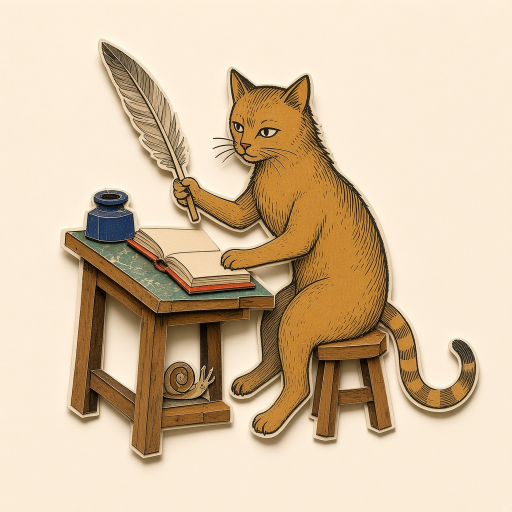
#> input picture tools/art-src/cat-collage-v3.jpg, 1024 x 1024 px (shown at 1/2 size)
$ python cut_collage.py
#> lines starting #> are read from the running program, lines starting #| are printed output that depends on the picture; after the words box and inside, x2 and y2 are one past the last pixel; in counts of white or black regions, pixels touching at a corner belong together
"""Cut the locked v3 collage into crude stop-motion pieces.

This deliberately keeps the raster engraving and real paper edge. OpenCV is
only used to remove each moving piece from a clean plate; no smoothing or
redrawing is applied.
"""
from pathlib import Path

import cv2
import numpy as np
from PIL import Image

HERE = Path(__file__).parent
SRC = HERE / "cat-collage-v3.jpg"
OUT = HERE / "collage-parts"
OUT.mkdir(exist_ok=True)

# Separate polygons avoid taking the large empty wedge between quill and arm.
PARTS = {
    "writing": [
        [(181, 42), (250, 72), (285, 250), (331, 405), (319, 466), (294, 421), (245, 286), (166, 95)],
        [(313, 349), (366, 344), (430, 378), (543, 411), (527, 452), (467, 466), (369, 466), (322, 435)],
    ],
    "tail": [
        [(769, 596), (830, 606), (865, 646), (902, 671), (948, 664), (972, 702),
         (965, 771), (928, 810), (870, 829), (816, 805), (792, 755), (783, 685)],
    ],
}

bgr = cv2.imread(str(SRC))
#> bgr is the input picture: shape (1024, 1024, 3); mean B, G, R 164.6, 193.6, 216
rgb = cv2.cvtColor(bgr, cv2.COLOR_BGR2RGB)
h, w = bgr.shape[:2]
#> h = 1024; w = 1024

# The corners are all untouched parchment. Their median is a reliable local
# paper colour for removing empty space inside each hand-drawn polygon.
corner = np.concatenate([
    rgb[:80, :80].reshape(-1, 3),
    rgb[:80, -80:].reshape(-1, 3),
    rgb[-80:, :80].reshape(-1, 3),
    rgb[-80:, -80:].reshape(-1, 3),
])
paper = np.median(corner, axis=0)
#> paper = [252, 237, 216]
distance = np.linalg.norm(rgb.astype(np.float32) - paper, axis=2)

plate = rgb.copy()
erase_masks = {}
for name, polygons in PARTS.items():
    region = np.zeros((h, w), np.uint8)
    for points in polygons:
        cv2.fillPoly(region, [np.array(points, np.int32)], 255)

    # Keep engraved/cut paper and its small edge shadow, but not the untouched
    # background enclosed by the rough selection.
    alpha = np.where((region > 0) & (distance > 10), 255, 0).astype(np.uint8)
    alpha = cv2.morphologyEx(alpha, cv2.MORPH_CLOSE, np.ones((5, 5), np.uint8))
    alpha = cv2.dilate(alpha, np.ones((3, 3), np.uint8), iterations=1)

    rgba = np.dstack([rgb, alpha])
    Image.fromarray(rgba).save(OUT / f"{name}.png")

    erase_masks[name] = cv2.dilate(alpha, np.ones((5, 5), np.uint8), iterations=1)
#> this loop made 2 passes
#> pass 1, `alpha = np.where((region > 0) & (distance > 10), 255, 0).astype(np.uin..`:
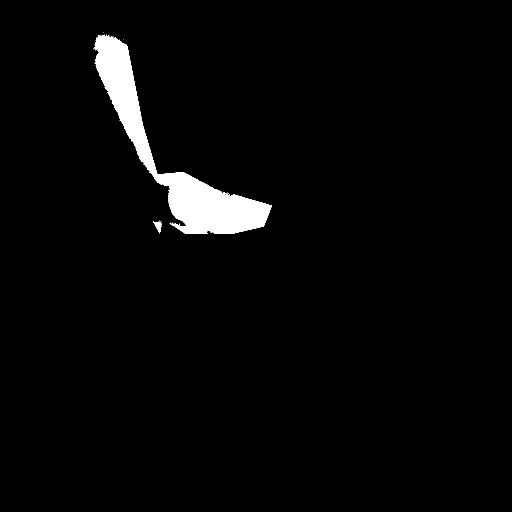
#> alpha: shape (1024, 1024) (shown at 1/2 size); 2.9% white; 13 white regions (9 under 20 px), largest, box (x1, y1, x2, y2) and area: (187, 69, 544, 467) 29862, (306, 443, 324, 451) 103, (311, 452, 323, 467) 95, (339, 445, 360, 452) 67
#> after the loop: alpha: shape (1024, 1024); 2.1% white; 3 white regions (2 under 20 px), largest, box (x1, y1, x2, y2) and area: (768, 595, 968, 831) 22326
#> after the loop: region: shape (1024, 1024); 2.9% white; 1 white region, box (x1, y1, x2, y2) and area: (769, 596, 973, 830) 30512
#> after the loop:
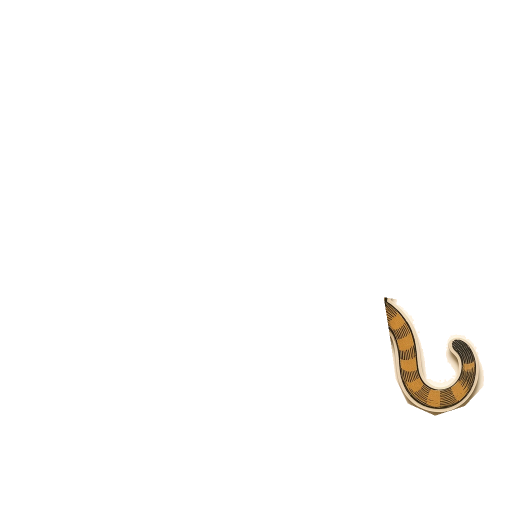
#> rgba: shape (1024, 1024, 4) (shown at 1/2 size); mean R, G, B, A 216, 193.6, 164.6, 5.4; transparent parts drawn white
#> after the loop, erase_masks = 2 items

# Fit the empty parchment as a smooth quadratic surface. This avoids the
# stretched smears that generic inpainting creates behind a large feather.
yy, xx = np.mgrid[0:h, 0:w]
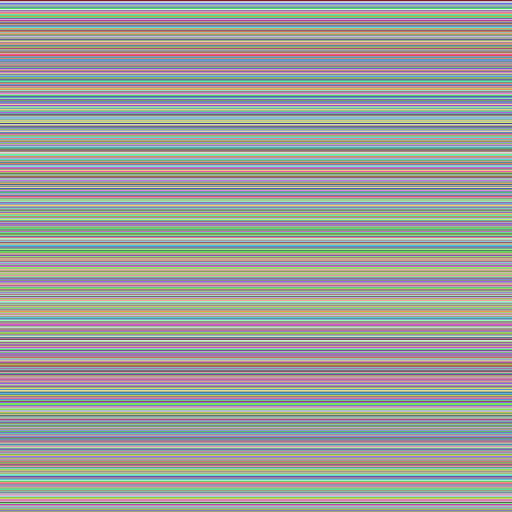
#> yy: shape (1024, 1024) int64 (shown at 1/2 size); 1024 distinct labels, from 0 to 1023; one colour per label, 0 black
known_paper = distance < 16
#> known_paper: shape (1024, 1024) bool; 62.1% white; 159 black regions (157 under 20 px), largest, box (x1, y1, x2, y2) and area: (117, 75, 966, 946) 397579, (530, 164, 545, 167) 26
sample = known_paper & ((xx % 8 == 0) & (yy % 8 == 0))
#> sample: shape (1024, 1024) bool; 0.97% white in thin lines or dots
features = np.column_stack([
    np.ones(sample.sum()),
    xx[sample] / w, yy[sample] / h,
    (xx[sample] / w) ** 2, (yy[sample] / h) ** 2,
    (xx[sample] * yy[sample]) / (w * h),
])
all_features = np.column_stack([
    np.ones(h * w),
    xx.ravel() / w, yy.ravel() / h,
    (xx.ravel() / w) ** 2, (yy.ravel() / h) ** 2,
    (xx.ravel() * yy.ravel()) / (w * h),
])
background = np.empty_like(rgb)
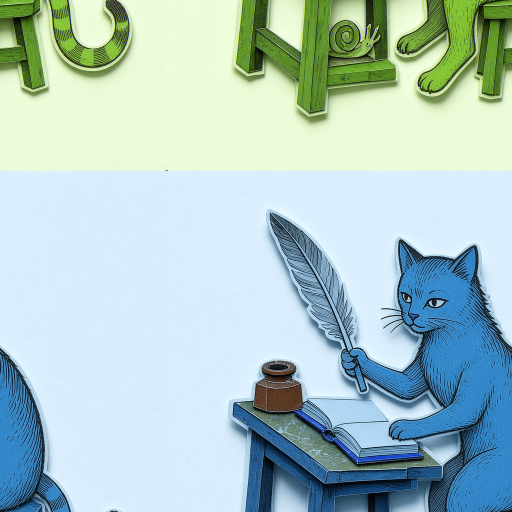
#> background: shape (1024, 1024, 3) (shown at 1/2 size); mean R, G, B 173.9, 201, 199.3
for channel in range(3):
    coefficients, *_ = np.linalg.lstsq(features, rgb[..., channel][sample], rcond=None)
    background[..., channel] = np.clip(all_features @ coefficients, 0, 255).reshape(h, w)
#> this loop made 3 passes
#> coefficients on passes 1 to 3: [252.9, 0.736, -2.5, -1.69, 0.4, 0.196], [238, 1.37, -2.22, -2.6, -0.261, 0.557], [218.2, 1.61, -2.49, -3.36, -0.527, 0.925]
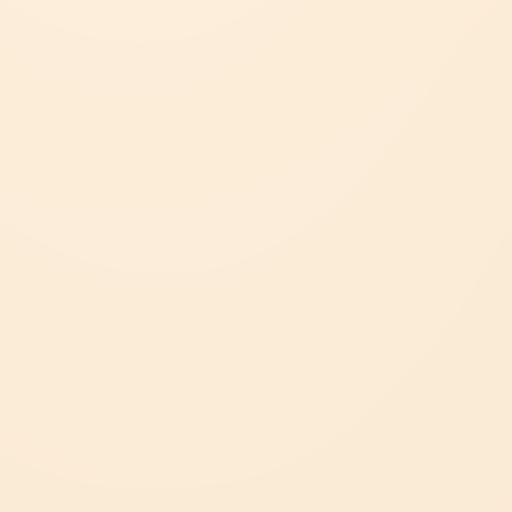
#> background: shape (1024, 1024, 3) (shown at 1/2 size); mean R, G, B 251.1, 236.2, 216.2

for erase in erase_masks.values():
    plate[erase > 0] = background[erase > 0]
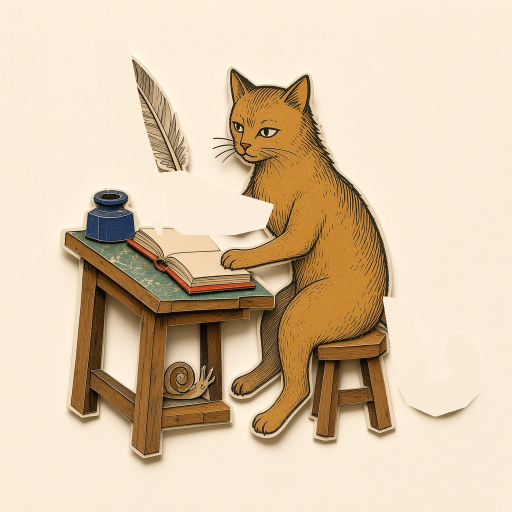
#> plate: shape (1024, 1024, 3) (shown at 1/2 size); mean R, G, B 220.1, 198.5, 170.5

# Hidden ochre overlap under the two hinges. It is normally covered completely;
# it only prevents a cream crack when a cutout rocks by a few degrees.
fur = tuple(int(v) for v in np.median(rgb[340:410, 560:650], axis=(0, 1)))
#> fur = (201, 136, 52)
cv2.fillPoly(plate, [np.array([(500, 390), (534, 404), (538, 435), (512, 455), (490, 430)], np.int32)], fur)
cv2.fillPoly(plate, [np.array([(772, 603), (806, 610), (819, 641), (797, 660), (778, 638)], np.int32)], fur)
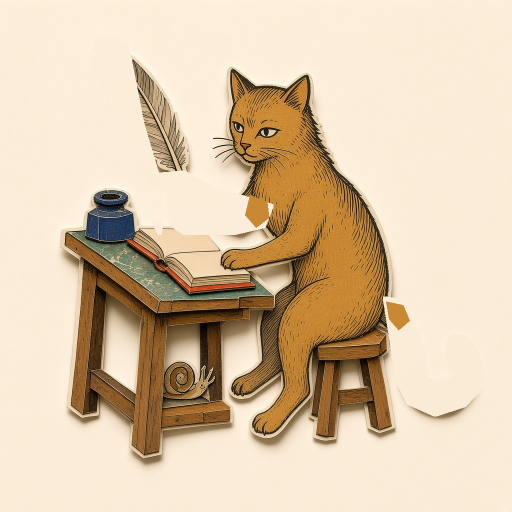
#> plate: shape (1024, 1024, 3) (shown at 1/2 size); mean R, G, B 220, 198.1, 169.9

Image.fromarray(plate).save(OUT / "plate.jpg", quality=94)
print("paper", paper.astype(int).tolist())
#| paper [252, 237, 216]
print("wrote", sorted(p.name for p in OUT.iterdir()))

$ run again, with tools/art-src/cat-desk-writing-v2-color.jpg copied over tools/art-src/cat-collage-v3.jpg
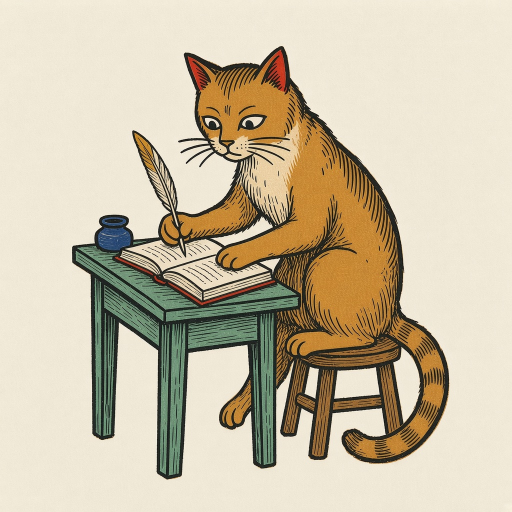
#> input picture tools/art-src/cat-desk-writing-v2-color.jpg, 1024 x 1024 px (shown at 1/2 size)
#> bgr is the input picture: shape (1024, 1024, 3); mean B, G, R 166.8, 191.4, 202.8
#> paper = [241, 234, 216]
#> after the loop `for name, polygons in PARTS.items():`:
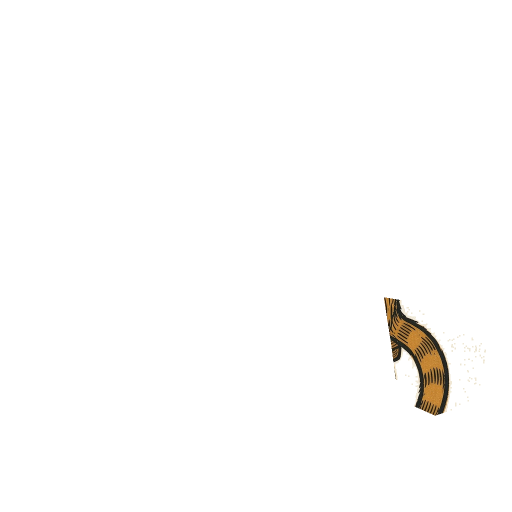
#> rgba: shape (1024, 1024, 4) (shown at 1/2 size); mean R, G, B, A 202.8, 191.4, 166.8, 4.1; transparent parts drawn white
#> after the loop `for name, polygons in PARTS.items():`: erase_masks = 2 items
#> yy: shape (1024, 1024) int64; 1024 distinct labels, from 0 to 1023
#> known_paper: shape (1024, 1024) bool; 67.3% white; 184 black regions (183 under 20 px), largest, box (x1, y1, x2, y2) and area: (143, 92, 900, 960) 342460
#> sample: shape (1024, 1024) bool; 1% white in thin lines or dots
#> the loop `for channel in range(3):` made 3 passes
#> coefficients on passes 1 to 3: [240.8, -1.7, -4.06, 2.02, 3.13, -0.0129], [234, -2.86, -4.89, 3.23, 4.01, -0.251], [215.9, -2.47, -4.61, 2.89, 3.8, -0.326]
#> the loop `for erase in erase_masks.values():` made 2 passes
#> fur = (202, 139, 55)
#> `cv2.fillPoly(plate, [np.array([(772, 603), (806, 610), (819, 641), (79..`:
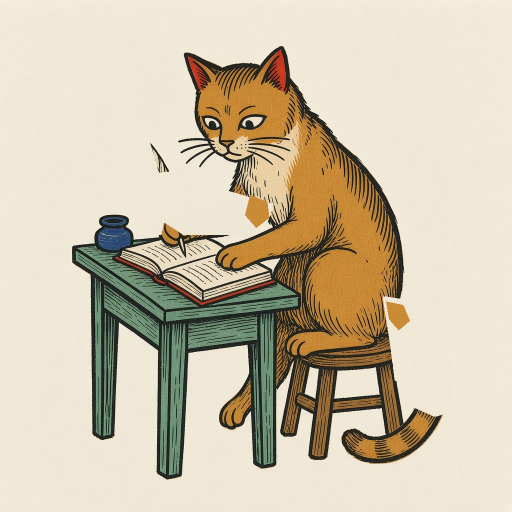
#> plate: shape (1024, 1024, 3) (shown at 1/2 size); mean R, G, B 206, 195.2, 171.1
#| paper [241, 234, 216]

$ run again, with tools/art-src/possum-writing-source.jpg copied over tools/art-src/cat-collage-v3.jpg
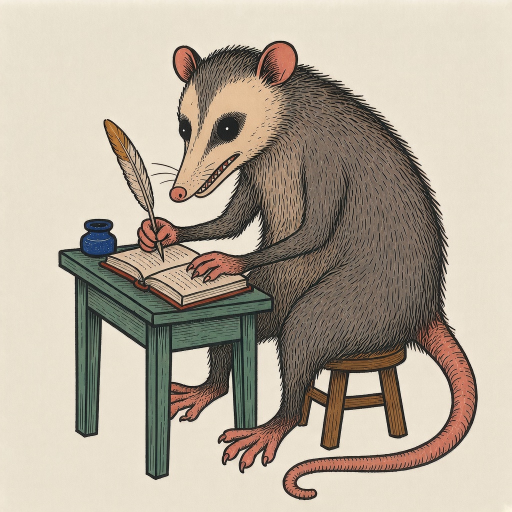
#> input picture tools/art-src/possum-writing-source.jpg, 1024 x 1024 px (shown at 1/2 size)
#> bgr is the input picture: shape (1024, 1024, 3); mean B, G, R 156.1, 171.7, 182.5
#> paper = [234, 226, 208]
#> after the loop `for name, polygons in PARTS.items():`:
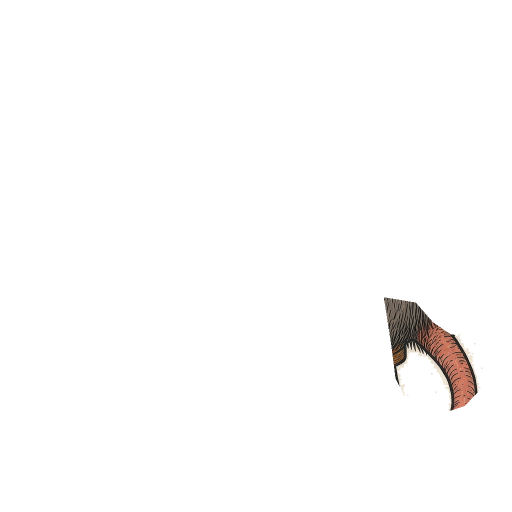
#> rgba: shape (1024, 1024, 4) (shown at 1/2 size); mean R, G, B, A 182.5, 171.7, 156.1, 4.9; transparent parts drawn white
#> after the loop `for name, polygons in PARTS.items():`: erase_masks = 2 items
#> yy: shape (1024, 1024) int64; 1024 distinct labels, from 0 to 1023
#> known_paper: shape (1024, 1024) bool; 57.8% white; 352 black regions (332 under 20 px), largest, box (x1, y1, x2, y2) and area: (115, 80, 957, 1003) 437828, (373, 0, 617, 9) 1141, (0, 0, 117, 10) 687
#> sample: shape (1024, 1024) bool; 0.9% white in thin lines or dots
#> the loop `for channel in range(3):` made 3 passes
#> coefficients on passes 1 to 3: [232.4, 5.44, 3.1, -5.02, -2.8, 0.306], [225.6, 2.58, -3.04, -2.28, 2.31, 0.0473], [207.3, 5.66, -0.00262, -5.32, -0.556, 0.497]
#> the loop `for erase in erase_masks.values():` made 2 passes
#> fur = (131, 117, 104)
#> `cv2.fillPoly(plate, [np.array([(772, 603), (806, 610), (819, 641), (79..`:
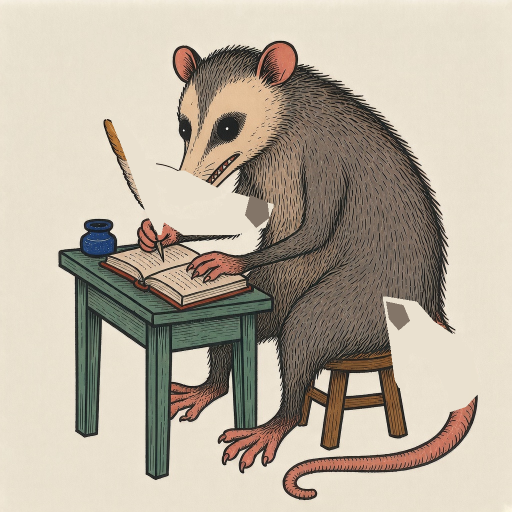
#> plate: shape (1024, 1024, 3) (shown at 1/2 size); mean R, G, B 186.2, 176, 160.3
#| paper [234, 226, 208]
